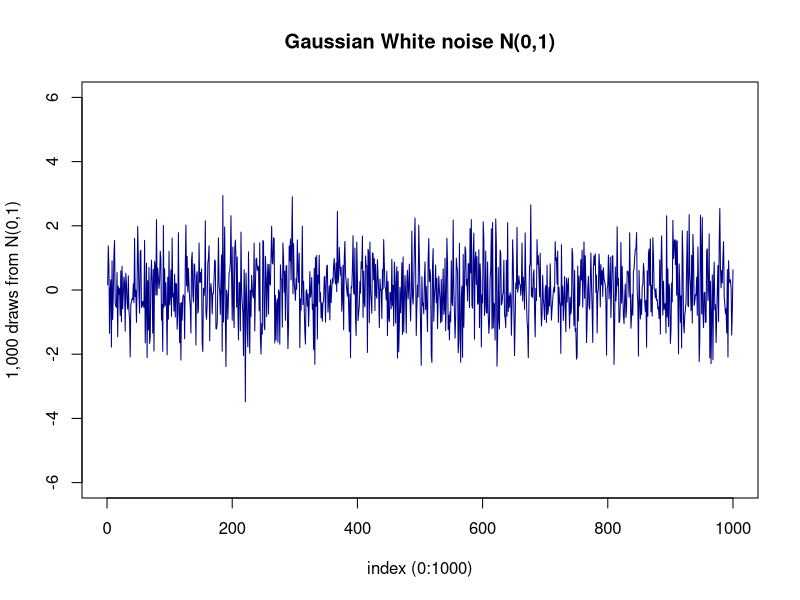
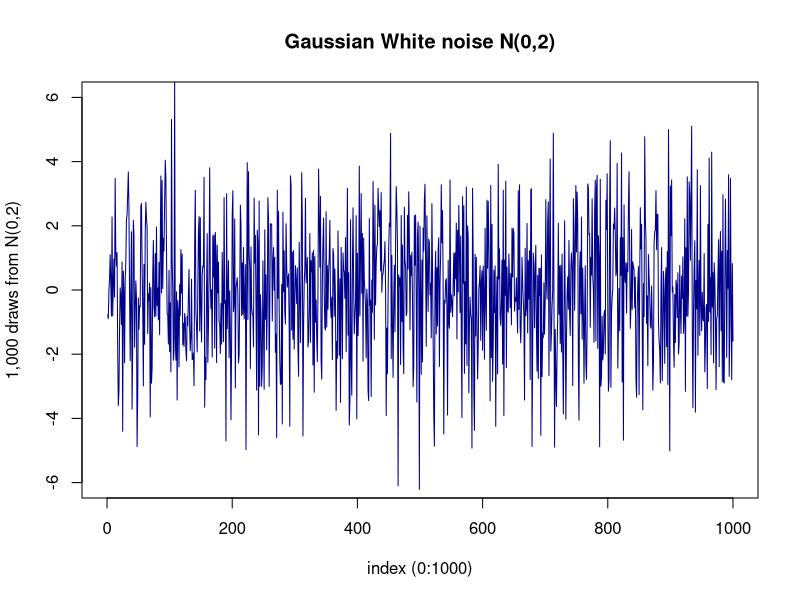
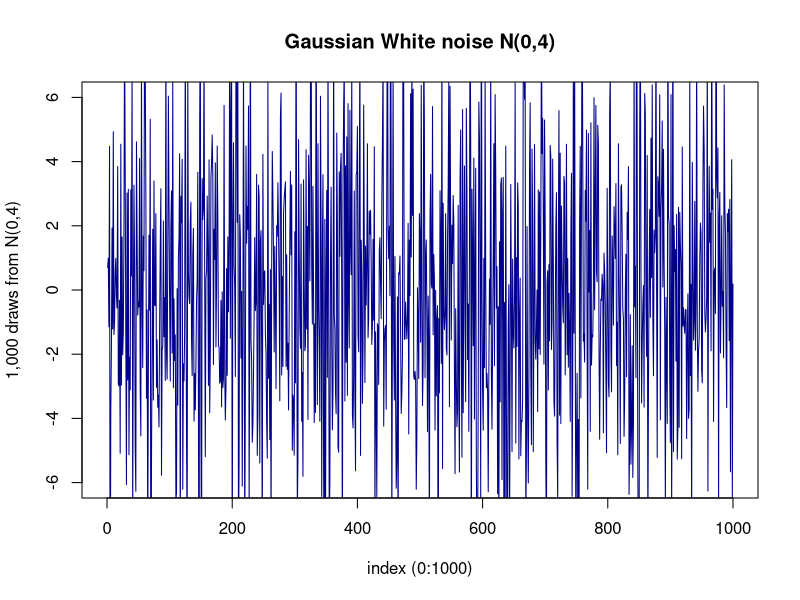
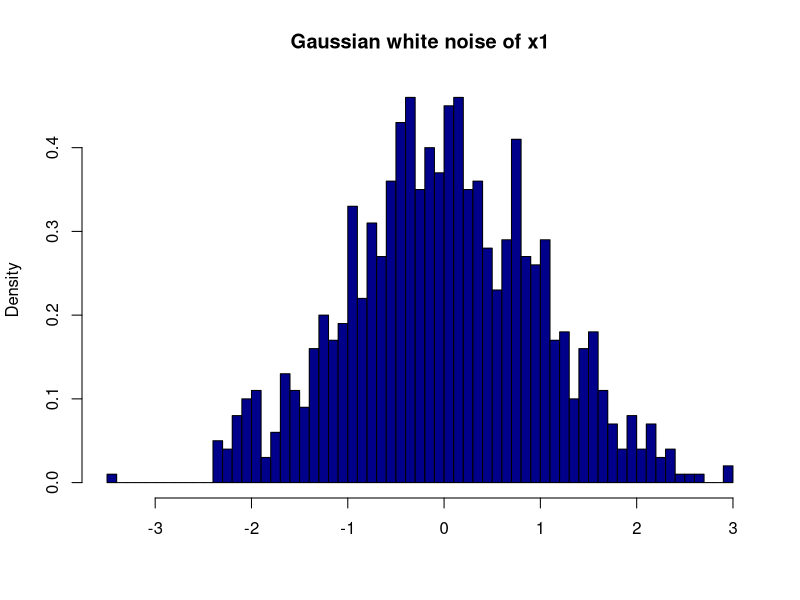
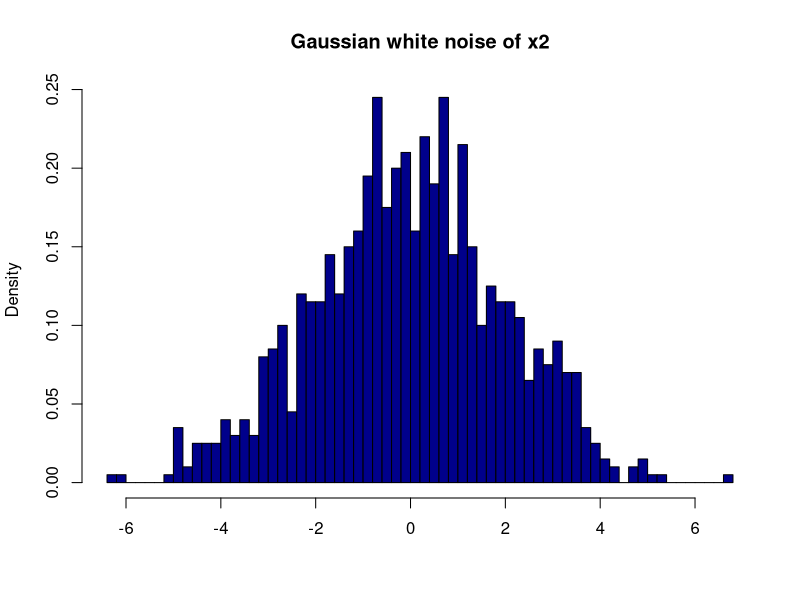
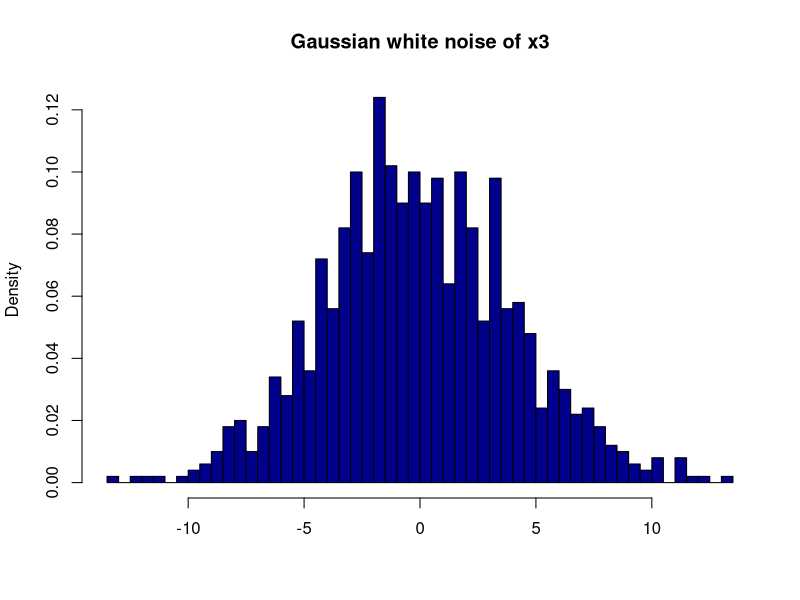
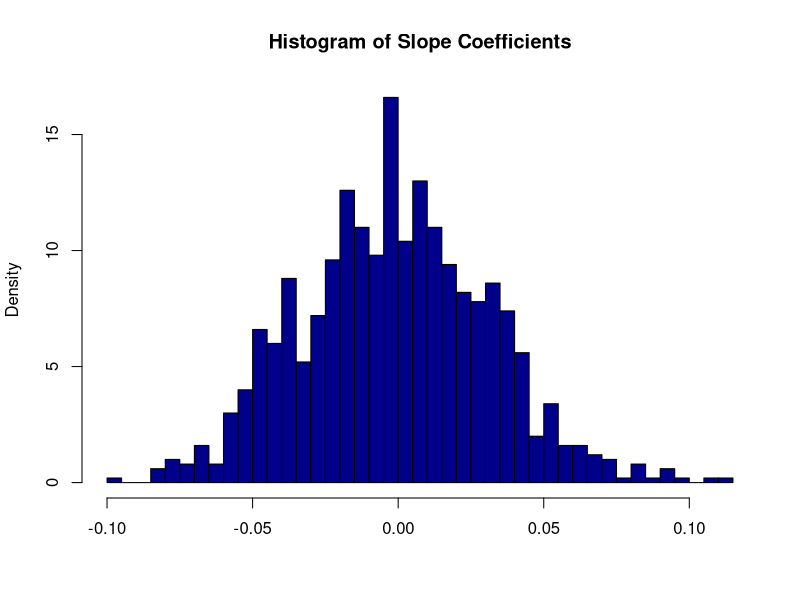

Recreate these plots in R, in order.
##############################################
##############################################
#      Applied Data Science GX5004           # 
#      Assignment 4                          #
#      Dimas Rinarso Putro | drp354@nyu.edu  #
#      No.3                                  #
##############################################

######################################################################
## 3a:
######################################################################
set.seed(1234567)  ## Set the random number seed to ensure the same draws.
x1 <- rnorm(1000, mean=0, sd=1)  ## R's command to draw from N(0,1)
x2 <- rnorm(1000, mean=0, sd=2)  
x3 <- rnorm(1000, mean=0, sd=4)

#plot X1
plot(1:(length(x1)),
     x1, 
     #pch=16, 
     type="l",
     main="Gaussian White noise N(0,1)", 
     col="darkblue", 
     ylab="1,000 draws from N(0,1)",
     xlab="index (0:1000)", 
     xlim=c(0,1000), ylim=c(-6,6))

#plot X2
plot(1:(length(x2)),
     x2, 
     #pch=16, 
     type="l",
     main="Gaussian White noise N(0,2)", 
     col="darkblue", 
     xlab="index (0:1000)", 
     ylab="1,000 draws from N(0,2)", 
     xlim=c(0,1000), ylim=c(-6,6))

#plot X3
plot(1:(length(x3)),
     x3, 
     #pch=16, 
     type="l",
     main="Gaussian White noise N(0,4)", 
     col="darkblue", 
     ylab="1,000 draws from N(0,4)",
     xlab="index (0:1000)", 
     xlim=c(0,1000), ylim=c(-6,6))


#histogram
hist(x1, 
     breaks=50, 
     col="darkblue", 
     main="Gaussian white noise of x1", 
     freq=F, 
     xlab="")

hist(x2, 
     breaks=50, 
     col="darkblue", 
     main="Gaussian white noise of x2", 
     freq=F, 
     xlab="")

hist(x3, 
     breaks=50, 
     col="darkblue", 
     main="Gaussian white noise of x3", 
     freq=F, 
     xlab="")

######################################################################
## 3b:
######################################################################
X1 <- rnorm(1000, mean=0, sd=1)  ## R's command to draw from N(0,1)
X2 <- rnorm(1000, mean=0, sd=1)  ## R's command to draw from N(0,1)
linear.model <- lm(X2 ~ X1)
beta <- linear.model$coefficients[2]
summary(linear.model)

######################################################################
## 3c:
######################################################################

beta <- rep(0,1000)  ## Creates a real-valued vector of zeros of 1 by 1000
set.seed(9212014)

for(i in 1:1000) {
  X1 <- rnorm(1000, mean=0, sd=1)  ## R's command to draw from N(0,1)
  X2 <- rnorm(1000, mean=0, sd=1)  ## R's command to draw from N(0,1)
  linear.model <- lm(X2 ~ X1)
  beta[i] <- linear.model$coefficients[2]
  }

hist(beta, 
     breaks=50, 
     col="darkblue", 
     main="Histogram of Slope Coefficients", 
     freq=F, 
     xlab="")  ## Histogram for distribution of betas

